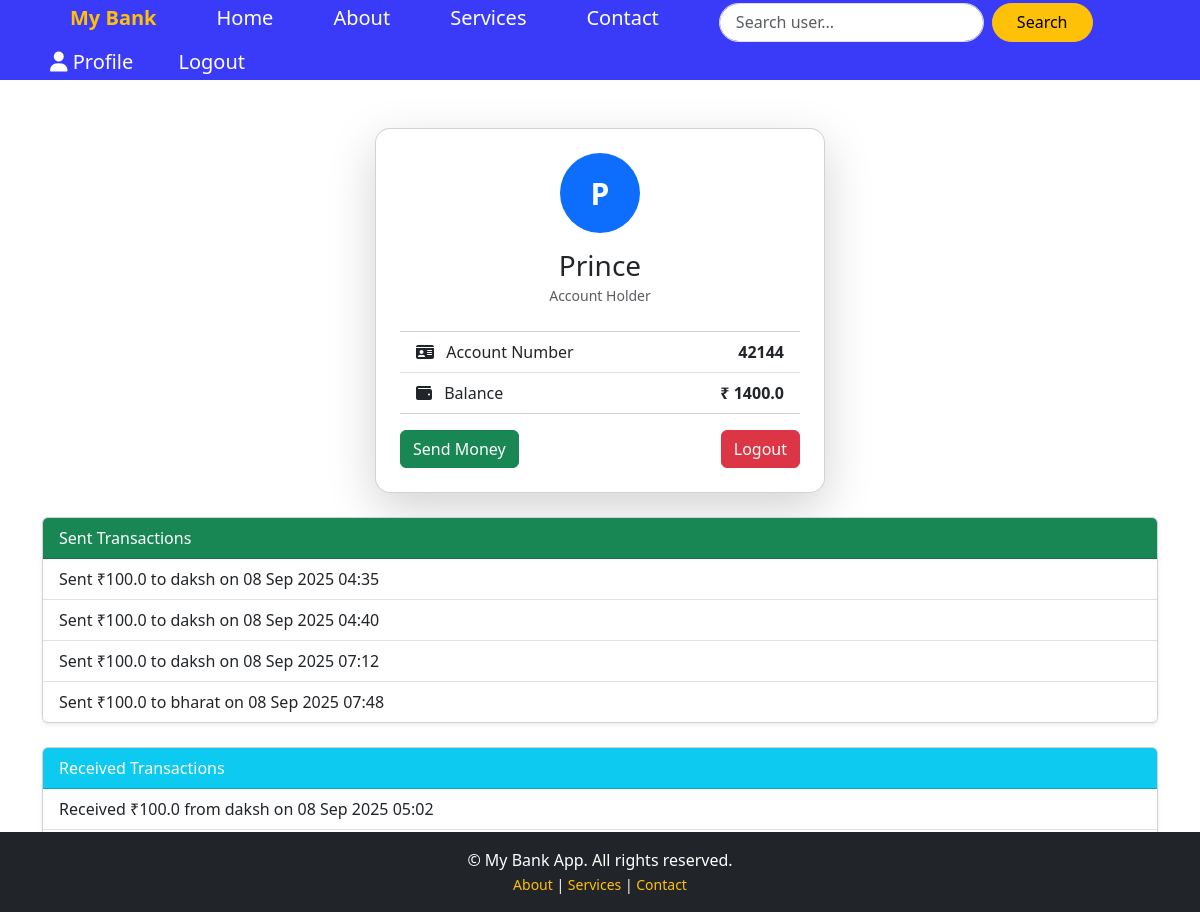
Screenshot of /profile/Prince (signed in) with the database file from the repository.
### app.py (models this page shows)
class User(db.Model):
    sno = db.Column(db.Integer, primary_key=True)
    name = db.Column(db.String(80), nullable=False)
    password = db.Column(db.String(120), nullable=False)
    account_number = db.Column(db.String(100))
    balance = db.Column(db.Float, default = 1000)

class Transaction(db.Model):
    id = db.Column(db.Integer, primary_key=True)
    sender = db.Column(db.String(50))
    receiver = db.Column(db.String(50))
    amount = db.Column(db.Float)
    timestamp = db.Column(db.DateTime, default=datetime.utcnow)

### app.py (the view)
@app.route('/profile/<name>')
def profile(name):
    if 'account_number' not in session:
        return redirect(url_for('login'))
    user = User.query.filter_by(name=name).first()
    if not user:
        return 'Username not found'
    sent_txns = Transaction.query.filter_by(sender=user.name).all()
    received_txns = Transaction.query.filter_by(receiver=user.name).all()
    return render_template('profile.html', user=user, sent_txns=sent_txns, received_txns=received_txns)

### templates/profile.html (shortened to what this page needs)
{% extends "base.html" %}
{% block content %}
<div class="container d-flex justify-content-center align-items-center mt-5">
  <div class="card shadow-lg p-4" style="max-width: 450px; width: 100%; border-radius: 15px;">
    <div class="text-center mb-4">
      <div class="rounded-circle bg-primary text-white d-flex justify-content-center align-items-center mx-auto mb-3"
           style="width: 80px; height: 80px; font-size: 30px; font-weight: bold;">
        {{ user.name[0]|upper }}
      </div>
      <h3 class="mb-0">{{ user.name }}</h3>
      <small class="text-muted">Account Holder</small>
    </div>
    <ul class="list-group list-group-flush mb-3">
      <li class="list-group-item d-flex justify-content-between">
        <span><i class="fa-solid fa-id-card me-2"></i> Account Number</span>
        <strong>{{ user.account_number }}</strong>
      </li>
      <li class="list-group-item d-flex justify-content-between">
        <span><i class="fa-solid fa-wallet me-2"></i> Balance</span>
        <strong>₹ {{ user.balance }}</strong>
      </li>
    </ul>
    <div class="d-flex justify-content-between">
      <a href="{{ url_for('send_money') }}" class="btn btn-success w-45">Send Money</a>
      <a href="{{ url_for('logout') }}" class="btn btn-danger w-45">Logout</a>
    </div>
  </div>
</div>
    {% if not hide_transactions %}
  {% if sent_txns %}
  <div class="card mt-4 shadow-sm">
    <div class="card-header bg-success text-white">Sent Transactions</div>
    <ul class="list-group list-group-flush">
      {% for txn in sent_txns %}
        <li class="list-group-item">
          Sent ₹{{ txn.amount }} to {{ txn.receiver }} on {{ txn.timestamp.strftime('%d %b %Y %H:%M') }}
        </li>
      {% endfor %}
    </ul>
  </div>
  {% endif %}
  {% if received_txns %}
  <div class="card mt-4 shadow-sm">
    <div class="card-header bg-info text-white">Received Transactions</div>
    <ul class="list-group list-group-flush">
      {% for txn in received_txns|reverse %}
        <li class="list-group-item">
          Received ₹{{ txn.amount }} from {{ txn.sender }} on {{ txn.timestamp.strftime('%d %b %Y %H:%M') }}
        </li>
      {% endfor %}
    </ul>
  </div>
  {% endif %}
{% endif %}
{% endblock %}

### static/style.css (style rules this page uses)
* { margin: 0; padding: 0; box-sizing: border-box; }
body { background-color: white; }

### rows the page displays
User: name "P", name "Prince", account_number "42144", balance "1400.0"
Transaction: amount "100.0", receiver "daksh", timestamp "08 Sep 2025 04:35"
Transaction: amount "100.0", receiver "daksh", timestamp "08 Sep 2025 04:40"
Transaction: amount "100.0", receiver "daksh", timestamp "08 Sep 2025 07:12"
Transaction: amount "100.0", receiver "bharat", timestamp "08 Sep 2025 07:48"
Transaction: amount "100.0", sender "daksh", timestamp "08 Sep 2025 05:02"
